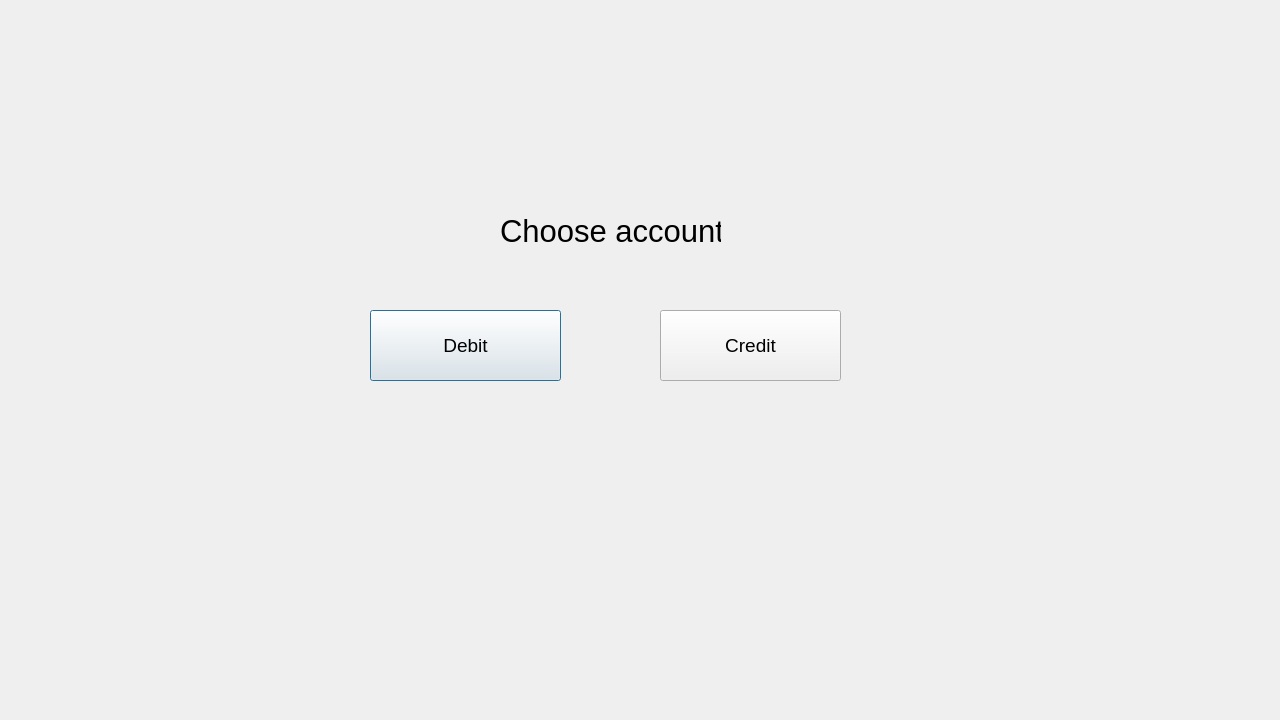
<?xml version="1.0" encoding="UTF-8"?>
<ui version="4.0">
 <class>SelectAccount</class>
 <widget class="QDialog" name="SelectAccount">
  <property name="geometry">
   <rect>
    <x>0</x>
    <y>0</y>
    <width>1280</width>
    <height>720</height>
   </rect>
  </property>
  <property name="windowTitle">
   <string>Dialog</string>
  </property>
  <widget class="QPushButton" name="btnDebit">
   <property name="geometry">
    <rect>
     <x>370</x>
     <y>310</y>
     <width>191</width>
     <height>71</height>
    </rect>
   </property>
   <property name="font">
    <font>
     <pointsize>14</pointsize>
    </font>
   </property>
   <property name="text">
    <string>Debit</string>
   </property>
  </widget>
  <widget class="QPushButton" name="btnCredit">
   <property name="geometry">
    <rect>
     <x>660</x>
     <y>310</y>
     <width>181</width>
     <height>71</height>
    </rect>
   </property>
   <property name="font">
    <font>
     <pointsize>14</pointsize>
    </font>
   </property>
   <property name="text">
    <string>Credit</string>
   </property>
  </widget>
  <widget class="QLabel" name="label">
   <property name="geometry">
    <rect>
     <x>500</x>
     <y>210</y>
     <width>221</width>
     <height>41</height>
    </rect>
   </property>
   <property name="font">
    <font>
     <pointsize>23</pointsize>
    </font>
   </property>
   <property name="text">
    <string>Choose account</string>
   </property>
  </widget>
 </widget>
 <resources/>
 <connections/>
</ui>
